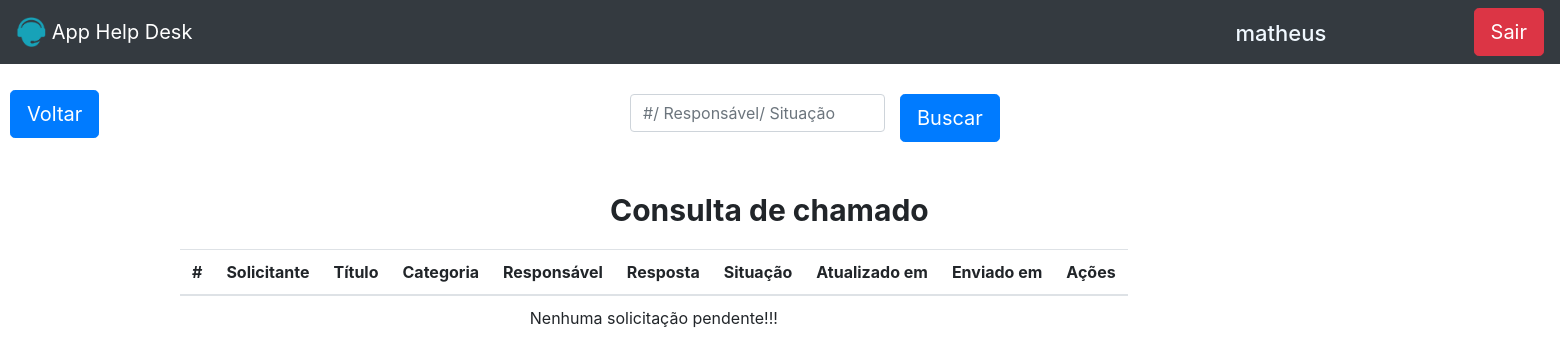
Before: /php/consultar_chamado.php (signed in) with the older database file.
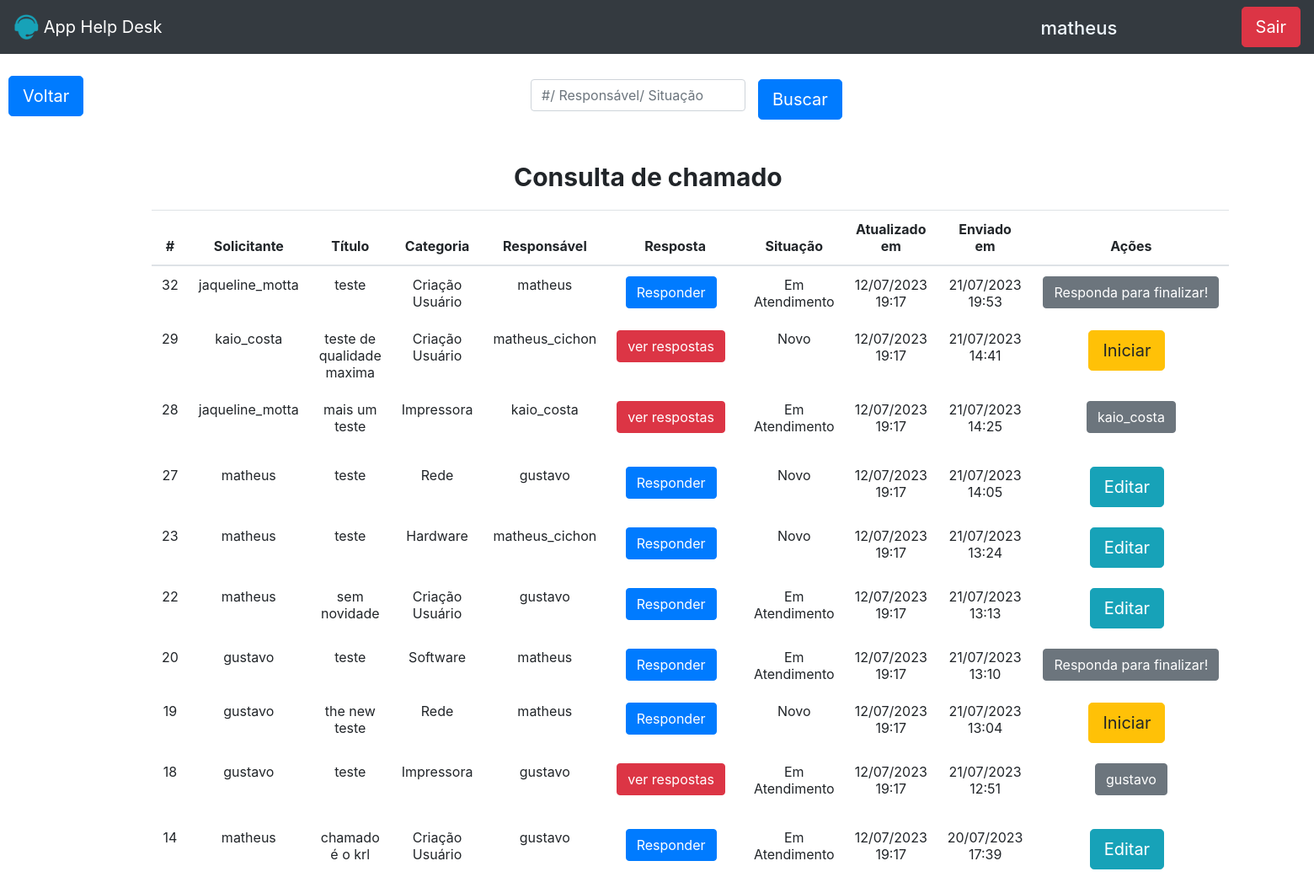
After: the same page with the newer database file.
### tables this page shows
CREATE TABLE IF NOT EXISTS `tb_pedidos` (
  `id` int NOT NULL AUTO_INCREMENT,
  `usuario` varchar(50) NOT NULL,
  `titulo` varchar(45) NOT NULL,
  `categoria` varchar(45) NOT NULL,
  `descricao` varchar(100) NOT NULL,
  `responsavel` varchar(25) DEFAULT NULL,
  `respostas` varchar(255) DEFAULT NULL,
  `situacao` varchar(45) NOT NULL,
  `dta_criacao` timestamp NULL DEFAULT CURRENT_TIMESTAMP,
  `dta_atualizacao` timestamp NOT NULL DEFAULT CURRENT_TIMESTAMP ON UPDATE CURRENT_TIMESTAMP,
  PRIMARY KEY (`id`)
);

### php/consultar_chamado.php (the view, shortened to what this page needs)
<?php
include_once('config.php');
if (!empty($_GET['search'])) {
  $data = $_GET['search'];
  $sql = "SELECT * FROM tb_pedidos WHERE  id = '$data' or responsavel LIKE '%$data%' or categoria LIKE '%$data%'
  or situacao LIKE '%$data%' ORDER BY id DESC ";
} else {
  $sql = "SELECT * FROM tb_pedidos where situacao = 'Em atendimento' or situacao = 'Novo' ORDER BY id DESC  ";
}
$result = $conexao->query($sql);
?>
<html>
<head>
  <link rel="stylesheet" href="https://maxcdn.bootstrapcdn.com/bootstrap/4.0.0/css/bootstrap.min.css">
</head>
<body>
  <?php
  require_once 'header.php';
  ?>
  <div id='filtro'>
    <input type="search" class="form-control" id="pesquisar" placeholder="#/ Responsável/ Situação" autofocus autocomplete="on">
    <button onclick="searchData()" class="btn btn-lg btn-primary" id="btn">Buscar</button>
  </div>
  <?php
  switch ($_SESSION['nivel']) {
    case '2':
      echo " <a class='btn btn-lg btn-primary' id='voltar' href='admin.php' name='voltar' type='button' data-toggle='tooltip' data-placement='right' title='Página inicial'>Voltar</a>";
      break;
  }
  ?>
  <div class="container">
    <div class="row">
      <div class="card-consultar-chamado">
             <p id="titulo"><strong>Consulta de chamado<strong></p>
          </div>
          <table class="table" >
            <thead>
              <tr>
                <th>#</th>
                <th>Solicitante</th>
                <th>Título</th>
                <th>Categoria</th>
                <th>Responsável</th>
                <th>Resposta</th>
                <th>Situação</th>
                <th>Atualizado em</th>
                <th>Enviado em</th>
                <th>Ações</th>
              </tr>
            </thead>
            <?php
            $usuario_logado = $_SESSION['usuario'];
            if ($result->num_rows == 0) {
              echo '<td colspan="10">';
              echo "Nenhuma solicitação pendente!!!</td>";
            }
            while ($user_data = mysqli_fetch_assoc($result)) {
              $data_atua = explode(' ', $user_data['dta_atualizacao']);
              $hora1 = $data_atua[1];
              $data_atualiza = explode('-',  $data_atua[0]);
              $data_atualiza = array_reverse($data_atualiza);
              $data_atualiza = implode('/', $data_atualiza);
              $data = explode(' ', $user_data['dta_criacao']);
              $hora = $data[1];
              $space = ' ';
              $data_criacao = explode('-',  $data[0]);
              $data_criacao = array_reverse($data_criacao);
              $data_criacao = implode('/', $data_criacao);
              echo "<tr>";
              echo "<td>" . $user_data['id'] . "</td>";
              echo "<td>" . $user_data['usuario'] . "</td>";
              echo "<td>" . $user_data['titulo'] . "</td>";
              echo "<td>" . $user_data['categoria'] . "</td>";
              echo "<td>" . $user_data['responsavel'] . "</td>";
              if(($user_data['responsavel'] == $usuario_logado || $usuario_logado == $user_data['usuario']) && $user_data['respostas_resp'] == null) {
                  echo "<td><a class='btn btn-primary' href='resposta.php?id=$user_data[id]'>Responder</a></td>";;
              } else {
                  echo "<td><a class='btn btn-danger' href='resposta.php?id=$user_data[id]'>ver respostas</a></td>";
              }
              echo "<td>" . $user_data['situacao'] . "</td>";
              echo "<td>" . $data_atualiza . $space . substr($hora1, 0, 5) . "</td>";
              echo "<td>" . $data_criacao . $space .  substr($hora, 0, 5) . "</td>";
              if ($user_data['situacao'] == "Novo" && $user_data['usuario'] != $usuario_logado) {
                echo "<td><a class='btn btn-lg btn-warning'  href='iniciar.php?id=$user_data[id]'>Iniciar</a></td>";
              }
               if ( $user_data['usuario'] == $usuario_logado ){
                echo "<td><a class='btn btn-lg btn-info' href='edita.php?id=$user_data[id]'>Editar</a></td>";
              }
              if ($usuario_logado == $user_data['responsavel']) {
                if($user_data['situacao'] == "Em Atendimento" && $user_data['respostas_resp'] == null) {
                     echo "<td><span class='btn  btn-secondary'>Responda para finalizar!</span></td>";
                }
              } else if($user_data['situacao'] == "Em Atendimento" && $usuario_logado != $user_data['usuario']){
                echo "<td><p class='btn  btn-secondary'>". $user_data['responsavel']."</p></td>";
              }
            }
            ?>
        </div>
      </div>
</body>
</html>

Changed rows visible on the page:
added tb_pedidos: id "32", usuario "jaqueline_motta", titulo "teste", categoria "Criação Usuário", responsavel "matheus", situacao "Em Atendimento", dta_atualizacao "12/07/2023", dta_atualizacao "19:17", dta_criacao "21/07/2023", dta_criacao "19:53", shows "Responda para finalizar!"
added tb_pedidos: id "29", usuario "kaio_costa", titulo "teste de qualidade maxima", categoria "Criação Usuário", responsavel "matheus_cichon", situacao "Novo", dta_atualizacao "12/07/2023", dta_atualizacao "19:17", dta_criacao "21/07/2023", dta_criacao "14:41"
added tb_pedidos: id "28", usuario "jaqueline_motta", titulo "mais um teste", categoria "Impressora", responsavel "kaio_costa", situacao "Em Atendimento", dta_atualizacao "12/07/2023", dta_atualizacao "19:17", dta_criacao "21/07/2023", dta_criacao "14:25"
added tb_pedidos: id "27", usuario "matheus", titulo "teste", categoria "Rede", responsavel "gustavo", situacao "Novo", dta_atualizacao "12/07/2023", dta_atualizacao "19:17", dta_criacao "21/07/2023", dta_criacao "14:05"
added tb_pedidos: id "23", usuario "matheus", titulo "teste", categoria "Hardware", responsavel "matheus_cichon", situacao "Novo", dta_atualizacao "12/07/2023", dta_atualizacao "19:17", dta_criacao "21/07/2023", dta_criacao "13:24"
added tb_pedidos: id "22", usuario "matheus", titulo "sem novidade", categoria "Criação Usuário", responsavel "gustavo", situacao "Em Atendimento", dta_atualizacao "12/07/2023", dta_atualizacao "19:17", dta_criacao "21/07/2023", dta_criacao "13:13"
added tb_pedidos: id "20", usuario "gustavo", titulo "teste", categoria "Software", responsavel "matheus", situacao "Em Atendimento", dta_atualizacao "12/07/2023", dta_atualizacao "19:17", dta_criacao "21/07/2023", dta_criacao "13:10", shows "Responda para finalizar!"
added tb_pedidos: id "19", usuario "gustavo", titulo "the new teste", categoria "Rede", responsavel "matheus", situacao "Novo", dta_atualizacao "12/07/2023", dta_atualizacao "19:17", dta_criacao "21/07/2023", dta_criacao "13:04"
added tb_pedidos: id "18", usuario "gustavo", titulo "teste", categoria "Impressora", responsavel "gustavo", situacao "Em Atendimento", dta_atualizacao "12/07/2023", dta_atualizacao "19:17", dta_criacao "21/07/2023", dta_criacao "12:51"
added tb_pedidos: id "14", usuario "matheus", titulo "chamado é o krl", categoria "Criação Usuário", responsavel "gustavo", situacao "Em Atendimento", dta_atualizacao "12/07/2023", dta_atualizacao "19:17", dta_criacao "20/07/2023", dta_criacao "17:39"
Other visible differences:
text no longer shown: "Nenhuma solicitação pendente!!!"
